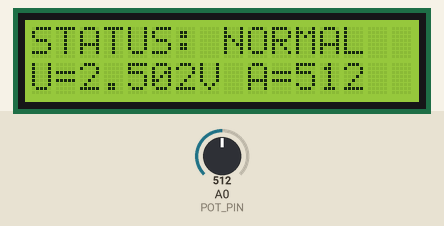
Simulated run of this sketch. Board: Arduino Uno, built with avr-gcc and run on an emulated ATmega328P. On the bench: 16×2 character LCD. Inputs (shaded band) come from the test bench; at power-on: A0 (POT_PIN) = 512. What the sketch prints to the serial monitor is not drawn.

Above: at 1.2 s.
1.3 s: A0 (POT_PIN) set to 679
At 1.9 s:
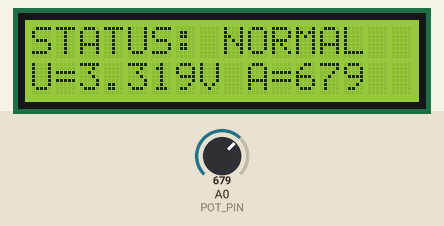
2.8 s: A0 (POT_PIN) set to 703
At 4.0 s:
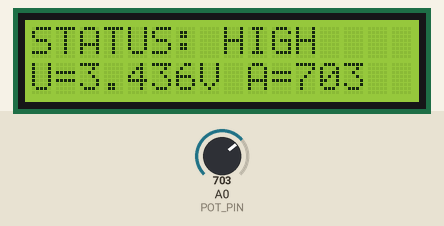
4.3 s: A0 (POT_PIN) set to 306
At 5.2 s:
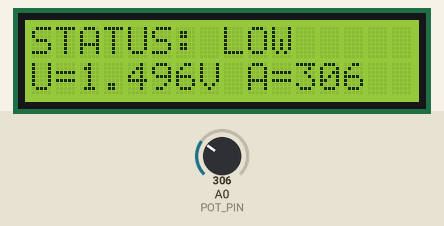
Timing chart, 0 to 7.3 s (numbered marks = the images above; inputs shaded):
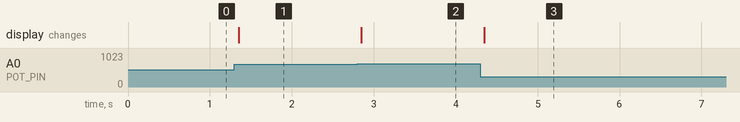

The sketch:

task6_lcd_status.ino
```cpp
#include <LiquidCrystal_I2C.h>
#include <Wire.h>

constexpr uint8_t POT_PIN = A0;
LiquidCrystal_I2C lcd(0x27, 16, 2);

const __FlashStringHelper *statusFor(uint16_t millivolts) {
  if (millivolts < 1700) {
    return F("LOW");
  }
  if (millivolts > 3400) {
    return F("HIGH");
  }
  return F("NORMAL");
}

void printPaddedStatus(const __FlashStringHelper *status) {
  lcd.setCursor(0, 0);
  lcd.print(F("STATUS: "));
  lcd.print(status);
  lcd.print(F("      "));
}

void printVoltage(uint16_t adc, uint16_t millivolts) {
  lcd.setCursor(0, 1);
  lcd.print(F("U="));
  lcd.print(millivolts / 1000);
  lcd.print('.');
  const uint16_t fraction = millivolts % 1000;
  if (fraction < 100) lcd.print('0');
  if (fraction < 10) lcd.print('0');
  lcd.print(fraction);
  lcd.print(F("V A="));
  lcd.print(adc);
  lcd.print(F("    "));
}

void setup() {
  Serial.begin(115200);
  lcd.init();
  lcd.backlight();
  Serial.println(F("L04:LCD_READY ADDRESS=0x27"));
}

void loop() {
  static unsigned long nextUpdateMs = 0;
  const unsigned long now = millis();
  if (static_cast<long>(now - nextUpdateMs) < 0) {
    return;
  }

  nextUpdateMs = now + 250;
  const uint16_t adc = analogRead(POT_PIN);
  const uint16_t millivolts = (static_cast<uint32_t>(adc) * 5000 + 511) / 1023;
  const __FlashStringHelper *status = statusFor(millivolts);
  printPaddedStatus(status);
  printVoltage(adc, millivolts);

  Serial.print(F("L04:LCD ADC="));
  Serial.print(adc);
  Serial.print(F(" MV="));
  Serial.print(millivolts);
  Serial.print(F(" STATUS="));
  Serial.println(status);
}
```

Measured:
- the behaviour switches between 695 and 696 on A0 (POT_PIN) (found by bisection; images 1 and 2)
- after the input at 1.3 s, the display: changes after 0.05 s (image 1)
- after the input at 2.8 s, the display: changes after 0.05 s (image 2)
- after the input at 4.3 s, the display: changes after 0.05 s (image 3)
